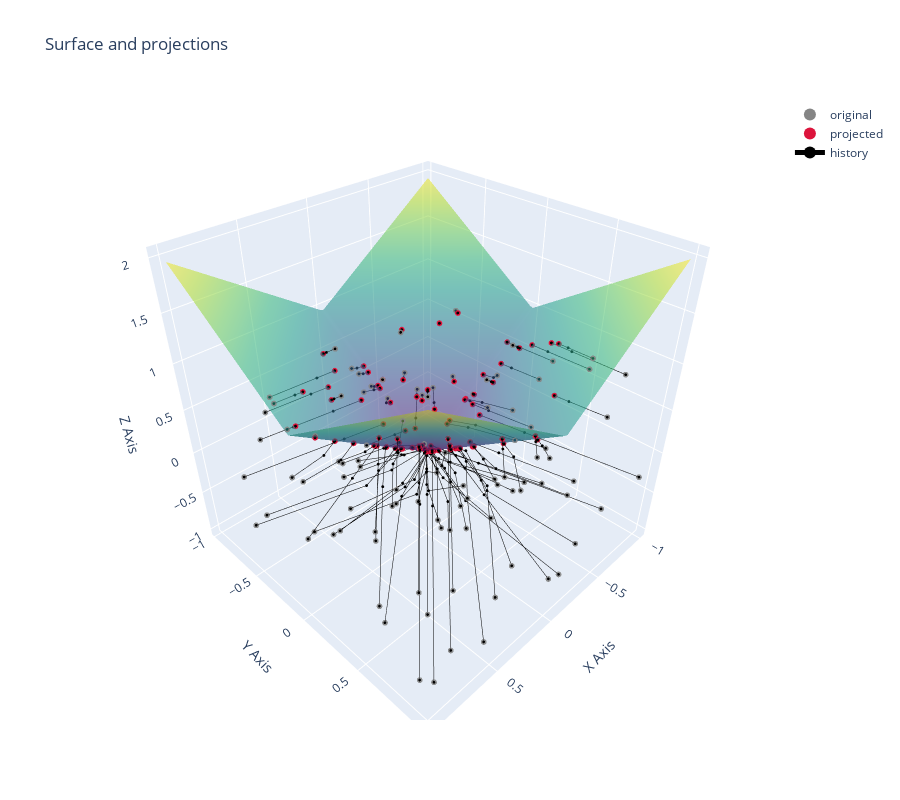

The code cell stored with this chart in its notebook:
### Code cell
plot_3d_projection(X, mfs.f_abs, round_cutoff=None, solver_builder=make_solver, plot_history=True, n_iterations=20)
